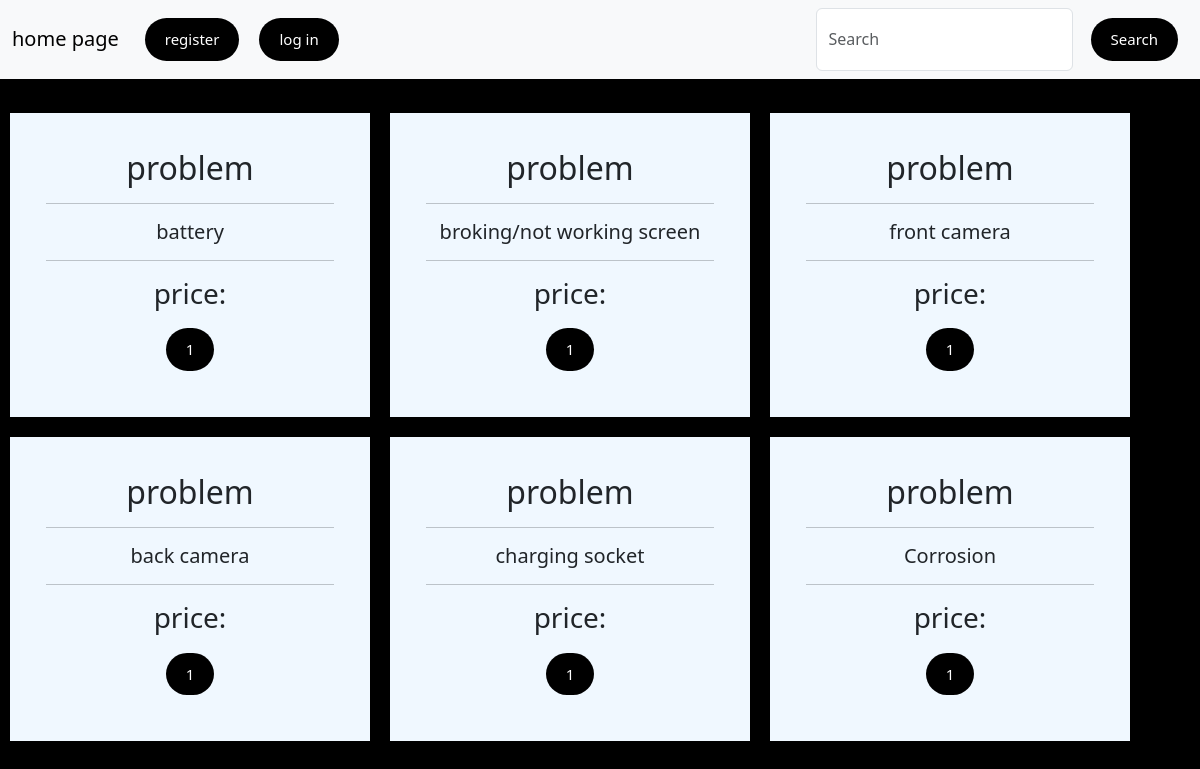
/lab/lab/1/hitch, run on the app's committed database.
### instruments/models.py (models this page shows, shortened)
class Price(models.Model):
   phone_device = models.ForeignKey(Phone,on_delete=models.CASCADE)
   Malfunction_type= models.ForeignKey(Malfunction_type,on_delete=models.CASCADE)
   price = models.PositiveIntegerField(null= True, blank = True)

class Malfunction_type(models.Model):
   Malfunction = models.CharField(max_length=100)
   def __str__(self):
      return self.Malfunction

### instruments/views.py (the view)
# urls.py: path('lab/<br>/hitch', views.useraction, name="data"),
def useraction(request,br):
    prices = Price.objects.filter(phone_device = br)
    context = {
        'price': prices,
        'type' : br
    }
    return  render(request,'malfu.html',context)

### instruments/templates/malfu.html (shortened to what this page needs)
{% extends "base.html" %}
{% load static %}
{% block content %}
    {%for hitch in price %}
    <div class="Board">
        <h2>problem</h2>
        <hr></hr>
        <h5>{{hitch.Malfunction_type }}</h5>
        <hr></hr>
        <h3>price:</h3>
        <a class="mybutton" role="button" href="/lab/lab/{{ type }},{{hitch.price}}/{{ hitch.Malfunction_type_id }}/{{user.id}}"> {{hitch.price}} </a>
    </div>
    {% endfor %}
    {% endblock%}

### templates/base.html (style rules this page uses)
.mybutton { display: inline-block; background: #000; color: #fff; border: none; padding: 10px 20px; margin: 10px; border-radius: 30px; cursor: pointer; text-decoration: none; font-size: 15px; font-family: inherit; }

### instruments/templates/malfu.html (style rules this page uses)
.Board { width: 30%; float:left; padding: 3%; text-align: center; background-color: aliceblue; margin: 10px; }

### data on the page
Price: Malfunction_type "battery", price "1"
Price: Malfunction_type "broking/not working screen", price "1"
Price: Malfunction_type "front camera", price "1"
Price: Malfunction_type "back camera", price "1"
Price: Malfunction_type "charging socket", price "1"
Price: Malfunction_type "Corrosion", price "1"
